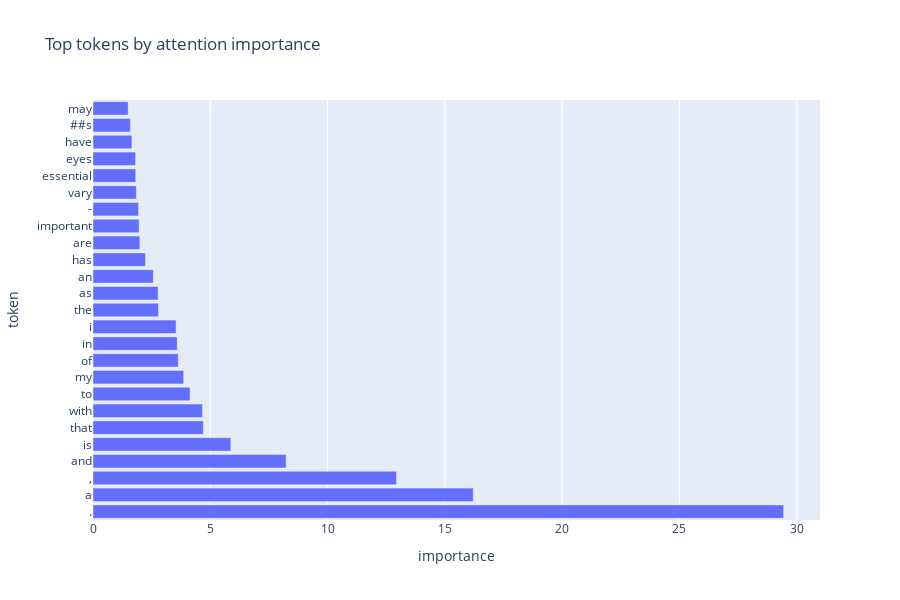

Here is the notebook cell this chart was saved with:
### Code cell
# Aggregate token importance across the sample
from collections import Counter

token_scores = Counter()
for tok_scores in sample_df["importance"]:
    for tok, score in tok_scores:
        token_scores[tok] += score

top_tokens = token_scores.most_common(25)
importance_df = pd.DataFrame(top_tokens, columns=["token", "importance"])
fig = px.bar(importance_df, x="importance", y="token", orientation="h", title="Top tokens by attention importance")
fig.update_layout(height=600)
fig.show()
importance_df.head()

### Figure 1 — Plotly figure (JSON) as saved in the notebook; plotly's stock layout.template omitted (floating-point values rounded to 4 significant figures)
{"data": [{"hovertemplate": "importance=%{x}<br>token=%{y}<extra></extra>", "legendgroup": "", "marker": {"color": "#636efa", "pattern": {"shape": ""}}, "name": "", "orientation": "h", "showlegend": false, "textposition": "auto", "type": "bar", "x": [29.44, 16.21, 12.94, 8.232, 5.876, 4.705, 4.668, 4.139, 3.867, 3.633, 3.59, 3.542, 2.79, 2.776, 2.571, 2.238, 1.999, 1.968, 1.944, 1.849, 1.823, 1.815, 1.66, 1.594, 1.498], "xaxis": "x", "y": [".", "a", ",", "and", "is", "that", "with", "to", "my", "of", "in", "i", "the", "as", "an", "has", "are", "important", "-", "vary", "essential", "eyes", "have", "##s", "may"], "yaxis": "y"}], "layout": {"barmode": "relative", "height": 600, "legend": {"tracegroupgap": 0}, "title": {"text": "Top tokens by attention importance"}, "xaxis": {"anchor": "y", "domain": [0, 1], "title": {"text": "importance"}}, "yaxis": {"anchor": "x", "domain": [0, 1], "title": {"text": "token"}}}}
